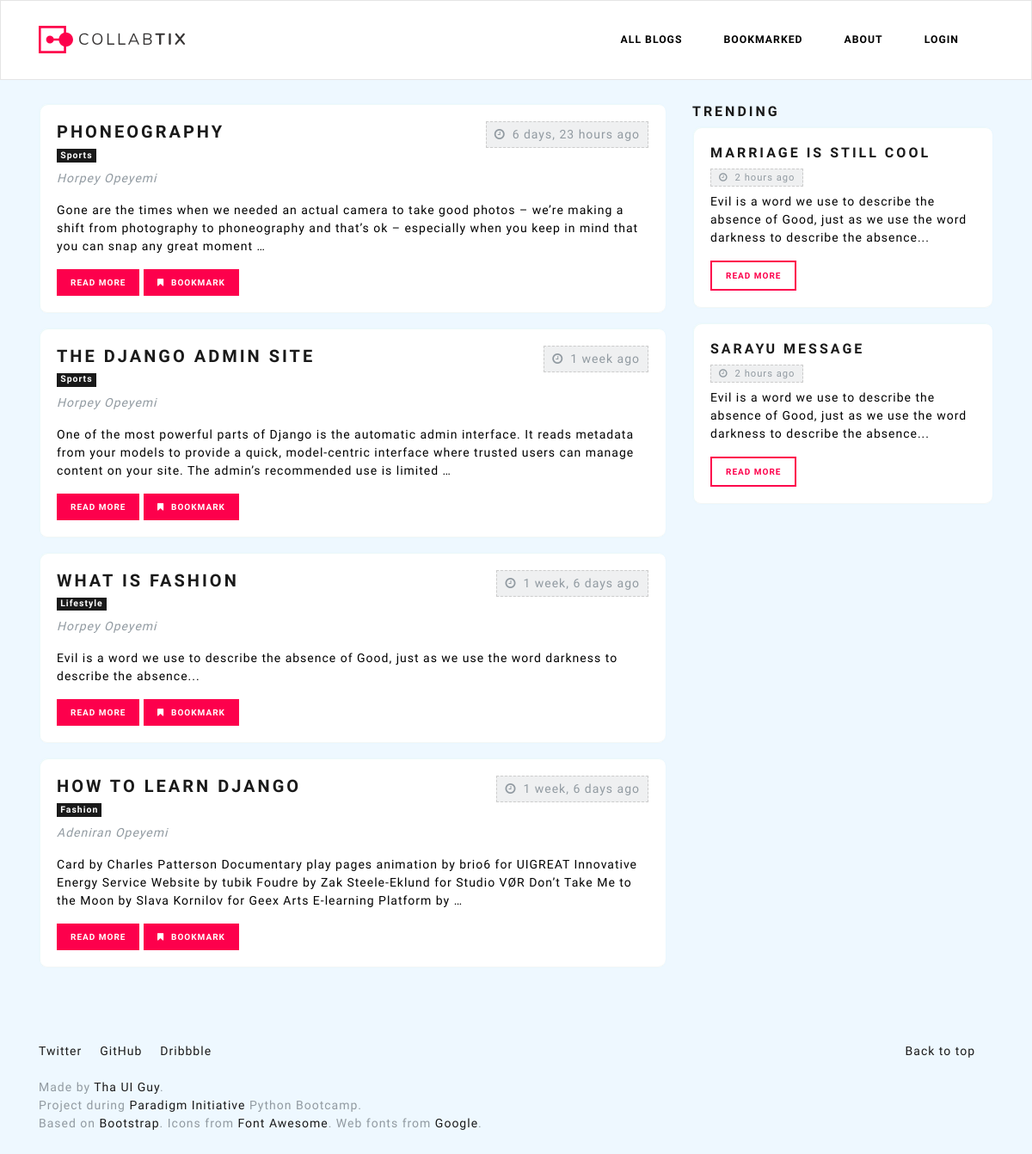
Screenshot of /blog/ with the database file from the repository.
### blog/models.py (models this page shows, shortened)
class Post(models.Model):
    author= models.ForeignKey(settings.AUTH_USER_MODEL, on_delete=models.CASCADE, null = True)
    title = models.CharField(max_length=50)
    body = models.TextField()
    published = models.DateTimeField(auto_now_add = True)
    category = models.ForeignKey("Category", on_delete=models.CASCADE, null = True)

class Category(models.Model):
    name = models.CharField(max_length=25)
    def __str__(self):
        return self.name

### blog/views.py (the view)
# urls.py: path('blog/', homepage),
def homepage(request):
    posts = Post.objects.order_by('-id')
    header = 'Collabtix Blog App'
    return render(request, 'index.html', {'titles': posts, 'header': header})

### blog/templates/index.html (shortened to what this page needs)
{% load static %}
{% load humanize %}
<html lang="en">
<head>
    <link rel="stylesheet" href="{% static "css/bootstrap.min.css" %}" media="screen">
    <link rel="stylesheet" href="{% static "css/custom.css" %}" media="screen">
    <link href="https://stackpath.bootstrapcdn.com/font-awesome/4.7.0/css/font-awesome.min.css" rel="stylesheet">
    <link rel="stylesheet" href="https://cdnjs.cloudflare.com/ajax/libs/toastr.js/latest/toastr.min.css" />
</head>
<body>
     {% include 'navbar.html' %}
    <div class="container">
        <div class="row">
            <div class="col-md-8">
                {% for post in titles%}
                <div class="card border-collab mb-3">
                    <div class="card-body main-card">
                        <div class="row">
                            <div class="col-md-8">
                                <a href="{% url 'singlepost' post.id %}">
                                        <h4 class="card-title d-inline">
                                            {{post.title}}
                                        </h4>
                                </a>
                                <div class="my-2">
                                    <span class="badge badge-primary">{{post.category}}</span>
                                </div>
                                <p class="text-muted mb-3 text-capitalize"><i>{{post.author.first_name}} {{post.author.last_name}}</i></p>
                            </div>
                            <div class="col-md-4">
                                <p class="text-right text-muted time-pul"><i class="fa fa-clock-o pr-2" aria-hidden="true"></i>{{post.published|naturaltime|capfirst}}</p>
                            </div>
                        </div>
                        <p class="card-text">
                            {{post.body | truncatewords:40 }}
                        </p>
                        <a href="{% url 'singlepost' post.id %}" class="btn btn-collab btn-sm">Read More</a>
                        <a onclick="bookmark('{{post.id}},{{post.title}}')"class="btn btn-collab btn-sm text-white"><i class="fa fa-bookmark pr-2" aria-hidden="true"></i>Bookmark</a>
                    </div>
                </div>
                {% endfor %}
            </div>
            <div class="col-md-4">
                <h5>Trending</h5>
                <div class="card border-collab mb-3">
                    <div class="card-body">
                            <a href="./news-single.html">
                                <h5 class="card-title">Marriage is still Cool</h4>
                        </a>
                        <small class="text-muted time-tren"><i class="fa fa-clock-o pr-2" aria-hidden="true"></i>2 hours ago</small>
                        <p class="card-text mt-2">Evil is a word we use to describe the absence of Good, just as we use the
                            word darkness to describe the absence...</p>
                        <a href="./news-single.html" class="btn btn-outline-secondary btn-collab-outline btn-sm">Read More</a>
                    </div>
                </div>
                <div class="card border-collab mb-3">
                    <div class="card-body">
                            <a href="./news-single.html">
                                <h5 class="card-title">Sarayu Message</h4>
                        </a>
                        <small class="text-muted time-tren"><i class="fa fa-clock-o pr-2" aria-hidden="true"></i>2 hours ago</small>
                        <p class="card-text mt-2">Evil is a word we use to describe the absence of Good, just as we use the
                            word darkness to describe the absence...</p>
                        <a href="./news-single.html" class="btn btn-outline-secondary btn-collab-outline btn-sm">Read More</a>
                    </div>
                </div>
            </div>
        </div>
    </div>
{% include 'footer.html'%}

### blog/templates/navbar.html (shortened to what this page needs)
{% load static %}
<div class="navbar navbar-expand-lg fixed-top navbar-light bg-light" style="">
        <div class="container">
            <a href="/" class="navbar-brand">
                <img class="img-fluid" src="{% static "images/logo.svg" %}" />
            </a>
            <div class="collapse navbar-collapse" id="navbarResponsive">
                <ul class="nav navbar-nav ml-auto">
                    <li class="nav-item">
                        <a class="nav-link" href="/blog">All Blogs</a>
                    </li>
                    <li class="nav-item">
                        <a class="nav-link" href="#">Bookmarked</a>
                    </li>
                    <li class="nav-item">
                        <a class="nav-link" href="#">About</a>
                    </li>
                    <li class="nav-item">
                        <a class="nav-link" href="#">Login</a>
                    </li>
                </ul>
            </div>
        </div>
    </div>

### blog/templates/footer.html (shortened to what this page needs)
{% load static %}
<div class="container">
        <footer id="footer">
            <div class="row">
                <div class="col-lg-12">
                    <ul class="list-unstyled">
                        <li class="float-lg-right"><a href="#top">Back to top</a></li>
                        <li><a href="https://twitter.com/toons_hub" target="_blank">Twitter</a></li>
                        <li><a href="https://github.com/horpey" target="_blank">GitHub</a></li>
                        <li><a href="https://dribbble.com/tha_ui_guy_" target="_blank">Dribbble</a></li>
                    </ul>
                    <p>Made by <a href="#">Tha UI Guy</a>.</p>
                    <p>Project during <a href="http://paradigmhq.org/" target="_blank">Paradigm Initiative</a> Python Bootcamp.</p>
                    <p>Based on <a href="https://getbootstrap.com" target="_blank" rel="nofollow">Bootstrap</a>. Icons from <a href="https://fontawesome.com/" target="_blank" rel="nofollow">Font Awesome</a>. Web fonts from <a href="https://fonts.google.com/" target="_blank" rel="nofollow">Google</a>.</p>
                </div>
            </div>
        </footer>
    </div>
    </body>
</html>

### blog/static/css/custom.css (style rules this page uses)
body { padding-top: 120px; background: #eef8ff; }
.navbar-brand img { height: 32px; }
.navbar-light .navbar-nav .nav-link { color: black; }
.border-collab { box-shadow: inset 1px 1px 0 rgba(81, 191, 191, 0.1), inset 0 -1px 0 rgba(60, 119, 111, 0.06); border-radius: 10px; border-color: #eaf7ff !important; color: black; }
.btn-collab, .btn-collab:hover { background: #fd004c; color: white; cursor: pointer!important; }
.btn-collab-outline { border-color: #fd004c; color: #fd004c; }
.main-card .card-title { margin-bottom: 0px; }
#footer { margin: 5em 0 }
#footer li { float: left; margin-right: 1.5em; margin-bottom: 1.5em }
#footer p { clear: left; margin-bottom: 0 }
.time-pul { display: inline-block; float: right; background: #919aa126; padding: 4px 9px; border: 1px dashed #cccccc; }
.time-tren { background: #919aa126; padding: 3px 9px; border: 1px dashed #cccccc; }

### rows the page displays
Post: title "PHONEOGRAPHY", category "Sports", author.first_name "Horpey", author.last_name "Opeyemi", published "6 days, 23 hours ago", body "Gone are the times when we needed an actual camera to take good photos – we’re making a shift from photography to phoneography and that’s ok – especially when you keep in mind that you can snap any great moment …"
Post: title "THE DJANGO ADMIN SITE", category "Sports", author.first_name "Horpey", author.last_name "Opeyemi", published "1 week ago", body "One of the most powerful parts of Django is the automatic admin interface. It reads metadata from your models to provide a quick, model-centric interface where trusted users can manage content on your site. The admin’s recommended use is limited …"
Post: title "WHAT IS FASHION", category "Lifestyle", author.first_name "Horpey", author.last_name "Opeyemi", published "1 week, 6 days ago", body "Evil is a word we use to describe the absence of Good, just as we use the word darkness to describe the absence..."
Post: title "HOW TO LEARN DJANGO", category "Fashion", author.first_name "Adeniran", author.last_name "Opeyemi", published "1 week, 6 days ago", body "Card by Charles Patterson Documentary play pages animation by brio6 for UIGREAT Innovative Energy Service Website by tubik Foudre by Zak Steele-Eklund for Studio VØR Don’t Take Me to the Moon by Slava Kornilov for Geex Arts E-learning Platform by …"
